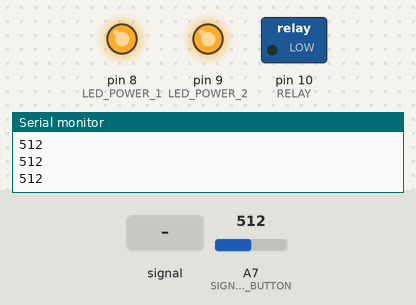
A sketch run on a simulated Arduino Nano, built with avr-gcc and run on an emulated ATmega328P. Shown: switched loads named in the sketch (green lamp = pin HIGH), output pins drawn as LEDs (lit = HIGH), the last lines printed to the serial monitor. Inputs (shaded band) come from the test bench; at power-on: A7 (SIGNAL_POWER_BUTTON) = 512.

Above: at 1.2 s.
1.3 s: A7 (SIGNAL_POWER_BUTTON) fed a 200 Hz sine of ±460 counts around its level
At 5.4 s:
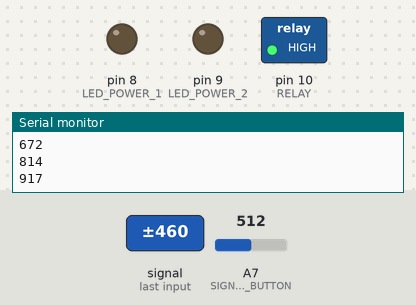
At 9.6 s:
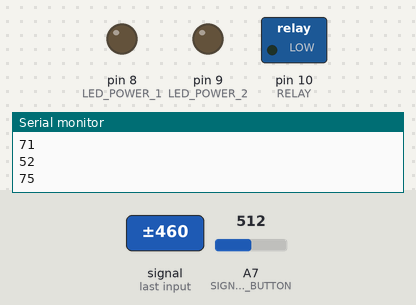
Timing chart, 0 to 30.7 s (numbered marks = the images above; inputs shaded):
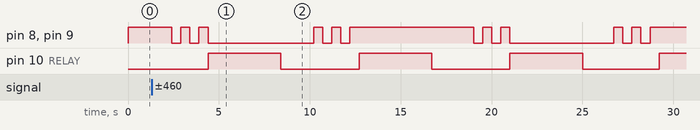

Measured:
- after the input at 1.3 s, pin 8 (LED_POWER_1), pin 9 (LED_POWER_2): HIGH → LOW after 1.1 s, → HIGH 0.50 s later, → LOW 0.50 s later, → HIGH 0.50 s later, … (20 changes in this stretch); pin 10 (RELAY): alternates HIGH for 4.0 s and LOW for 4.3 s, starting after 3.1 s

The sketch:

MODULE_WBS.ino
```cpp
/* define io signal power NUC input */
#define SIGNAL_POWER_BUTTON A7

/* define led power */
#define LED_POWER_1 8
#define LED_POWER_2 9

/* define relay output*/
#define RELAY 10

/* flag power */
int flag_power = 0; // 0 is off
int flag_continue = 0;
/* waktu lama tombol ditekan relay */
int time_wait = 4000;

/* the setup function runs once when you press reset or power the board */
void setup() {
  /* serial set */
  Serial.begin(9600);

  /* initialize digital pin LED_BUILTIN as an output. */
  pinMode(LED_POWER_1, OUTPUT);
  pinMode(LED_POWER_2, OUTPUT);
  pinMode(SIGNAL_POWER_BUTTON, INPUT);
  pinMode(RELAY, OUTPUT);

  digitalWrite(LED_POWER_1,HIGH);
  digitalWrite(LED_POWER_2,HIGH);
}

void _relay_all_on() {
  digitalWrite(RELAY,HIGH);
}

void _relay_all_off() {
  digitalWrite(RELAY,LOW);
}

// the loop function runs over and over again forever
void loop() {
  int in_read = analogRead(SIGNAL_POWER_BUTTON);
  Serial.println(in_read);
  if(in_read > 900) {
    // agar saat ditekan akan menunggu event onkeyup
    if(flag_continue != flag_power) {
      // show blink led
      for(int i = 0; i < 5; i++) {
        if((i % 2) == 1) {
          digitalWrite(LED_POWER_1,LOW);
          digitalWrite(LED_POWER_2,LOW);
        } else {
          digitalWrite(LED_POWER_1,HIGH);
          digitalWrite(LED_POWER_2,HIGH);
        }
        delay(500);
      }
      // turn Power ON
      if(flag_power < 1) {
        flag_power = 1;
        flag_continue = 1;
        digitalWrite(LED_POWER_1,LOW);
        digitalWrite(LED_POWER_2,LOW);
        _relay_all_on();
        delay(time_wait); // tunggu selama 4 detik
        _relay_all_off();
      } else {
        flag_power = 0;
        flag_continue = 0;
        digitalWrite(LED_POWER_1,HIGH);
        digitalWrite(LED_POWER_2,HIGH);
        _relay_all_on();
        delay(time_wait);
        _relay_all_off();
      }
    }
  } else {
    // reset flag
    flag_continue = 2;
  }

  delay(100);
}
```
